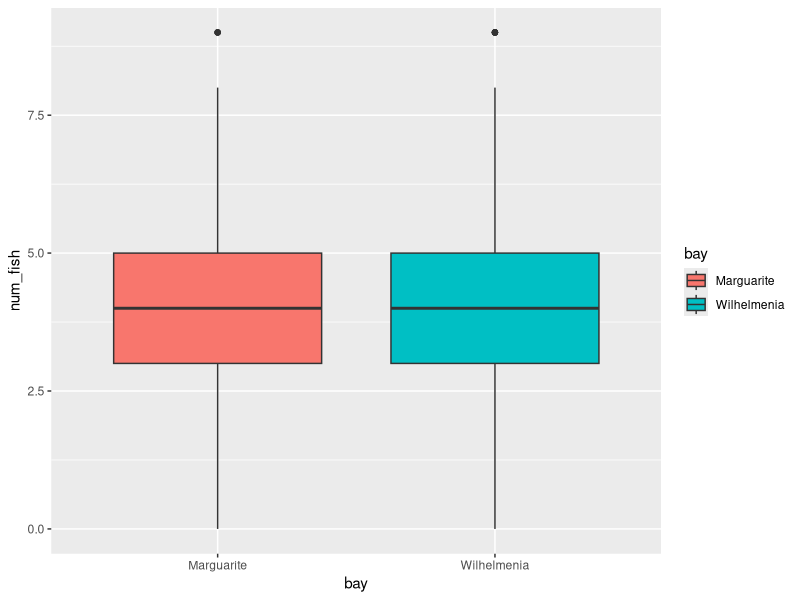
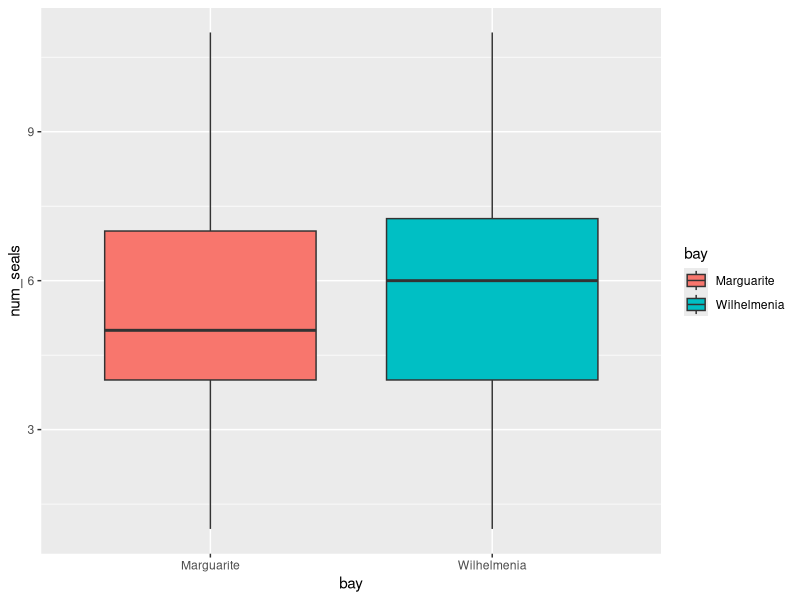
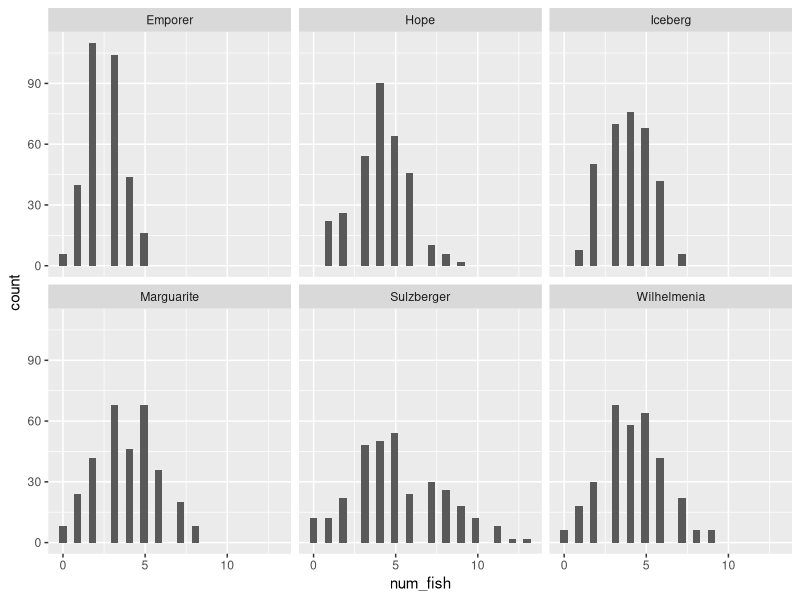
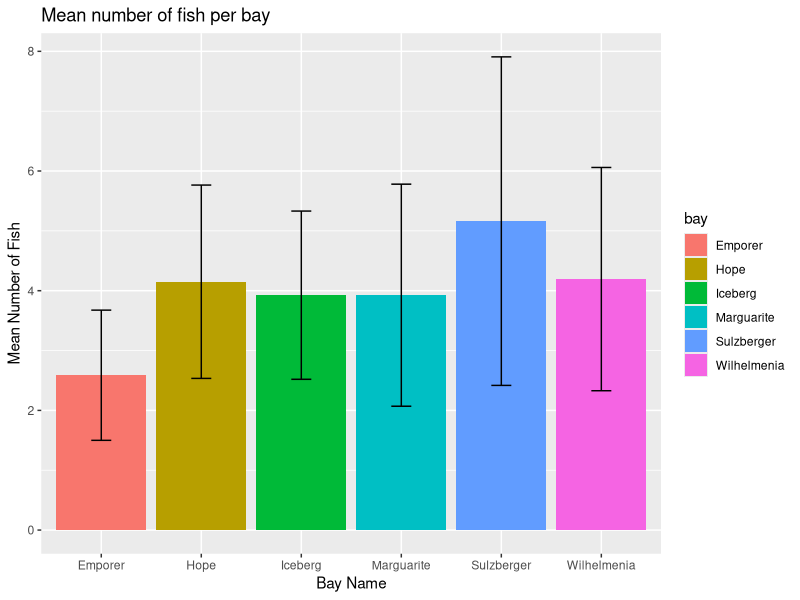
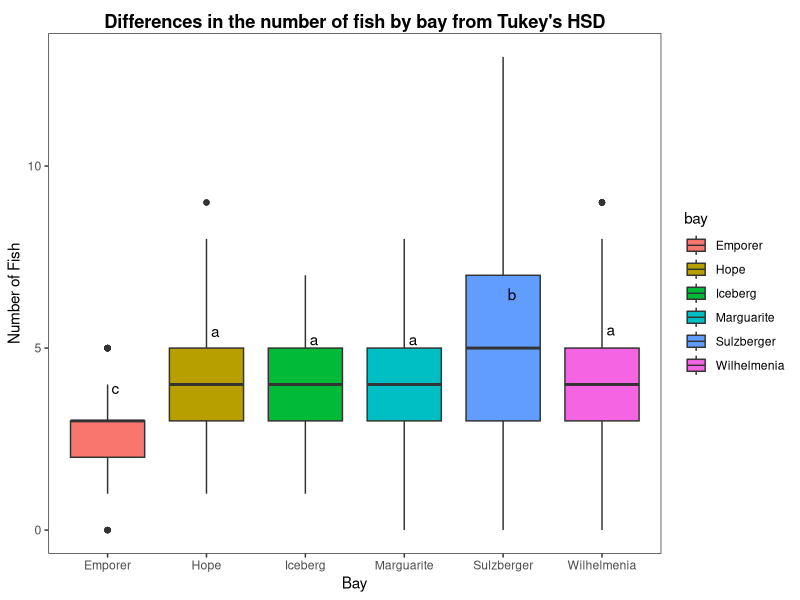

Write the R code that produced these figures, in order.
## ---- chunk 1
knitr::opts_chunk$set(echo = TRUE)
## ---- chunk 2
library(tidyverse)
fish <- read_csv("arctic-fish.csv")

ggplot(fish, aes(bay, num_fish, fill = bay)) +
  geom_boxplot()

t.test(data = fish, num_fish ~ bay)
## ---- chunk 3
seals <- read_csv("arctic-seals.csv")

ggplot(seals, aes(bay, num_seals, fill = bay)) +
  geom_boxplot()

t.test(data = seals, num_seals ~ bay)
## ---- chunk 4
# How to report a t test: We can reject null and conclude x bc (DF< alpha, p)

## ---- chunk 5

## ---- chunk 6

## ---- chunk 7
fishManyBays <- read_csv("antarctic_fish_many_bays.csv")
## ---- chunk 8
ggplot(data = fishManyBays, aes(x = num_fish)) + 
  geom_histogram()  +
  facet_wrap(~ bay)
## ---- chunk 9
fishSummary <- fishManyBays %>% group_by(bay) %>% summarize(meanFish = mean(num_fish), standDevFish = sd(num_fish), sampleSize = n())
fishSummary
## ---- chunk 10
ggplot(data = fishSummary, aes(bay, meanFish, fill = bay)) + 
  geom_bar(stat = "identity") +
    geom_errorbar( aes(ymin = meanFish-standDevFish, ymax = meanFish + standDevFish), 
                 data = fishSummary, width = 0.2)  +
  xlab("Bay Name") +
  ylab("Mean Number of Fish") +
  ggtitle("Mean number of fish per bay")
## ---- chunk 11
fishModel <- aov(data = fishManyBays, num_fish ~ bay)
summary(fishModel)

## ---- chunk 12

## ---- chunk 13

## ---- chunk 14
TukeyHSD(fishModel)
## ---- chunk 15
# install.packages("multcompView")
library("multcompView")

generate_label_df <- function(TUKEY, variable){

  # Extract labels and factor levels from Tukey post-hoc 
  Tukey.levels <- TUKEY[[variable]][,4]
  Tukey.labels <- data.frame(multcompLetters(Tukey.levels)['Letters'])

  #I need to put the labels in the same order as in the boxplot :
  Tukey.labels$treatment=rownames(Tukey.labels)
  Tukey.labels=Tukey.labels[order(Tukey.labels$treatment) , ]
  return(Tukey.labels)
}

fishManyBays <- fishManyBays %>% select(num_fish, bay)

model=lm(fishManyBays$num_fish ~ fishManyBays$bay)
ANOVA=aov(model)

# Tukey test to study each pair of treatment :
TUKEY <- TukeyHSD(x=ANOVA, 'fishManyBays$bay', conf.level=0.95)

labels<-generate_label_df(TUKEY , "fishManyBays$bay")  #generate labels using function

names(labels)<-c('Letters','bay')#rename columns for merging

yvalue<-aggregate(.~ bay, data=fishManyBays, mean) # obtain letter position for y axis using means

final<-merge(labels, yvalue) #merge dataframes

ggplot(fishManyBays, aes(x = bay, y = num_fish, fill = bay)) +
  geom_blank() +
  theme_bw() +
  theme(panel.grid.major = element_blank(), panel.grid.minor = element_blank()) +
  labs(x = 'Bay', y = 'Number of Fish') +
  ggtitle("Differences in the number of fish by bay from Tukey's HSD")+
  theme(plot.title = element_text(hjust = 0.5, face='bold')) +
  geom_boxplot(stat = "boxplot") +
  geom_text(data = final, aes(x = bay, y = num_fish, label = Letters) ,vjust=-3.5,hjust=-.5) +
  theme(plot.title = element_text(vjust=-0.6))
